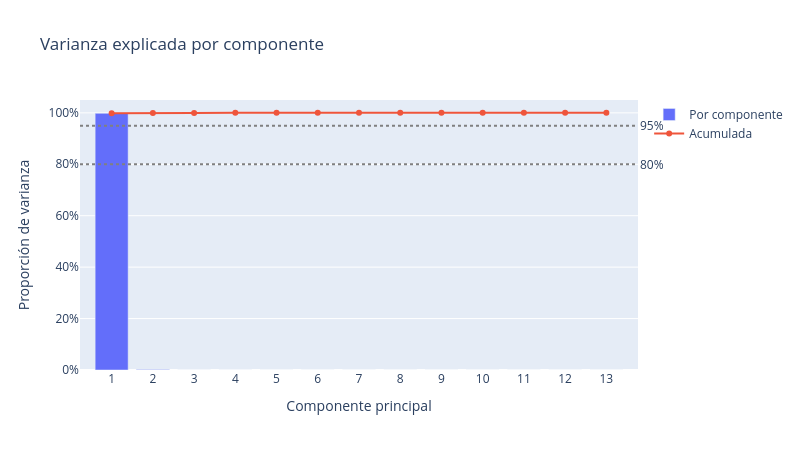

The notebook cell this image was saved under:
### Markdown cell above
---
# 3️⃣ PCA sin escalar: algo no cuadra (20 min)

Primero hagamos lo "obvio": PCA directo sobre las 13 medidas, tal como vienen. `PCA()` sin `n_components` calcula **todos** los componentes (13).

### Code cell
from sklearn.decomposition import PCA

# 1. pca_crudo = PCA().fit(df[columnas])      ← sin escalar
# 2. plot_varianza_explicada(pca_crudo)
# 3. Imprime la varianza explicada por PC1: pca_crudo.explained_variance_ratio_[0]
# ✍️ Tu código aquí
from sklearn.decomposition import PCA

pca_crudo = PCA().fit(df[columnas])

plot_varianza_explicada(pca_crudo)

print(
    f'Varianza explicada por PC1: '
    f'{pca_crudo.explained_variance_ratio_[0]:.2%}'
)

### Figure 1 — Plotly figure (JSON) as saved in the notebook; plotly's stock layout.template omitted (floating-point values rounded to 4 significant figures)
{"data": [{"name": "Por componente", "type": "bar", "x": [1, 2, 3, 4, 5, 6, 7, 8, 9, 10, 11, 12, 13], "y": [0.9981, 0.001736, 9.496e-05, 5.022e-05, 1.236e-05, 8.462e-06, 2.807e-06, 1.523e-06, 1.128e-06, 7.214e-07, 3.781e-07, 2.12e-07, 8.254e-08]}, {"mode": "lines+markers", "name": "Acumulada", "type": "scatter", "x": [1, 2, 3, 4, 5, 6, 7, 8, 9, 10, 11, 12, 13], "y": [0.9981, 0.9998, 0.9999, 1.0, 1.0, 1.0, 1.0, 1.0, 1.0, 1.0, 1.0, 1.0, 1.0]}], "layout": {"annotations": [{"showarrow": false, "text": "80%", "x": 1, "xanchor": "left", "xref": "x domain", "y": 0.8, "yanchor": "middle", "yref": "y"}, {"showarrow": false, "text": "95%", "x": 1, "xanchor": "left", "xref": "x domain", "y": 0.95, "yanchor": "middle", "yref": "y"}], "height": 450, "shapes": [{"line": {"color": "gray", "dash": "dot"}, "type": "line", "x0": 0, "x1": 1, "xref": "x domain", "y0": 0.8, "y1": 0.8, "yref": "y"}, {"line": {"color": "gray", "dash": "dot"}, "type": "line", "x0": 0, "x1": 1, "xref": "x domain", "y0": 0.95, "y1": 0.95, "yref": "y"}], "title": {"text": "Varianza explicada por componente"}, "width": 800, "xaxis": {"dtick": 1, "title": {"text": "Componente principal"}}, "yaxis": {"range": [0, 1.05], "tickformat": ".0%", "title": {"text": "Proporción de varianza"}}}}
